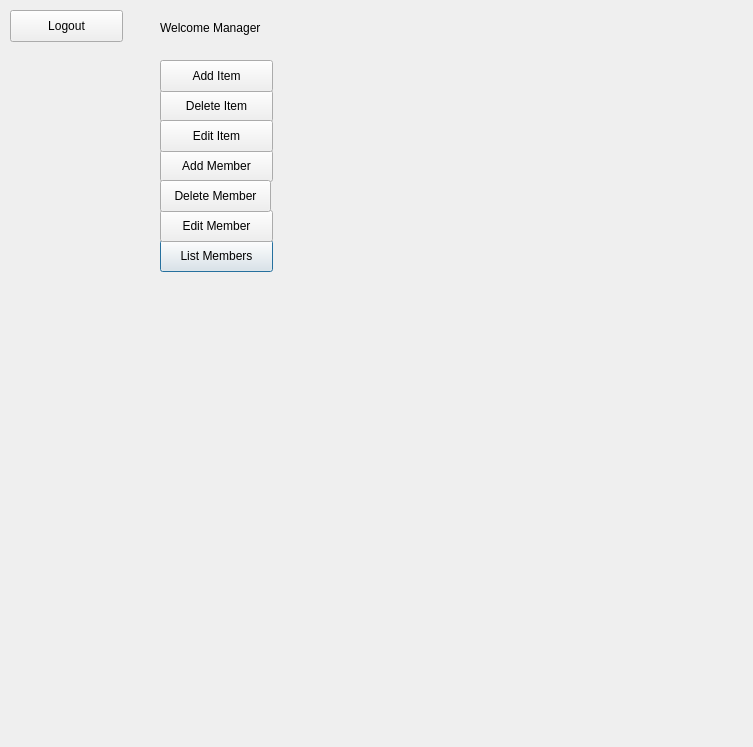
<?xml version="1.0" encoding="UTF-8"?>
<ui version="4.0">
 <class>menuManager</class>
 <widget class="QDialog" name="menuManager">
  <property name="geometry">
   <rect>
    <x>0</x>
    <y>0</y>
    <width>753</width>
    <height>747</height>
   </rect>
  </property>
  <property name="windowTitle">
   <string>Dialog</string>
  </property>
  <widget class="QPushButton" name="pushButton_9">
   <property name="geometry">
    <rect>
     <x>160</x>
     <y>240</y>
     <width>113</width>
     <height>32</height>
    </rect>
   </property>
   <property name="text">
    <string>List Members</string>
   </property>
  </widget>
  <widget class="QPushButton" name="pushButton_11">
   <property name="geometry">
    <rect>
     <x>160</x>
     <y>210</y>
     <width>113</width>
     <height>32</height>
    </rect>
   </property>
   <property name="text">
    <string>Edit Member</string>
   </property>
  </widget>
  <widget class="QPushButton" name="pushButton_6">
   <property name="geometry">
    <rect>
     <x>160</x>
     <y>90</y>
     <width>113</width>
     <height>32</height>
    </rect>
   </property>
   <property name="text">
    <string>Delete Item</string>
   </property>
  </widget>
  <widget class="QPushButton" name="pushButton_7">
   <property name="geometry">
    <rect>
     <x>160</x>
     <y>150</y>
     <width>113</width>
     <height>32</height>
    </rect>
   </property>
   <property name="text">
    <string>Add Member</string>
   </property>
  </widget>
  <widget class="QLabel" name="label">
   <property name="geometry">
    <rect>
     <x>160</x>
     <y>20</y>
     <width>191</width>
     <height>16</height>
    </rect>
   </property>
   <property name="text">
    <string>Welcome Manager</string>
   </property>
  </widget>
  <widget class="QPushButton" name="pushButton_5">
   <property name="geometry">
    <rect>
     <x>160</x>
     <y>60</y>
     <width>113</width>
     <height>32</height>
    </rect>
   </property>
   <property name="text">
    <string>Add Item</string>
   </property>
  </widget>
  <widget class="QPushButton" name="pushButton_10">
   <property name="geometry">
    <rect>
     <x>160</x>
     <y>120</y>
     <width>113</width>
     <height>32</height>
    </rect>
   </property>
   <property name="text">
    <string>Edit Item</string>
   </property>
  </widget>
  <widget class="QPushButton" name="pushButton_8">
   <property name="geometry">
    <rect>
     <x>160</x>
     <y>180</y>
     <width>111</width>
     <height>32</height>
    </rect>
   </property>
   <property name="text">
    <string>Delete Member</string>
   </property>
  </widget>
  <widget class="QPushButton" name="pushButton">
   <property name="geometry">
    <rect>
     <x>10</x>
     <y>10</y>
     <width>113</width>
     <height>32</height>
    </rect>
   </property>
   <property name="text">
    <string>Logout</string>
   </property>
  </widget>
 </widget>
 <resources/>
 <connections/>
</ui>
